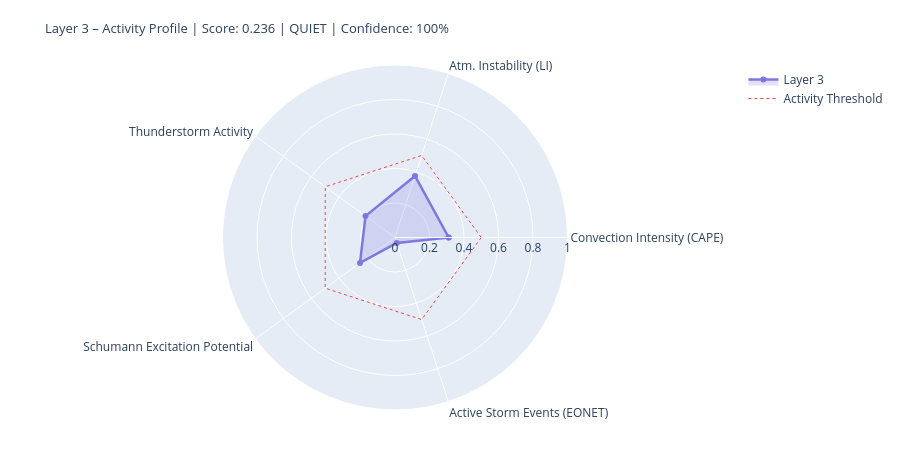

The cell this chart's notebook holds for it:
### Markdown cell above
---
## 4. State Assessment & Handoff to Layer 4/5

### Code cell
# ============================================================
# LAYER-3-SCORE
# Five dynamic components
# ============================================================

def norm(v, lo, hi):
    if v is None or (isinstance(v, float) and math.isnan(v)): return None
    return round(max(0.0, min(1.0, (v - lo) / (hi - lo))), 4)

# --- 1) Convection intensity (global CAPE mean) ---
cape_mean = df_atm['cape'].dropna().mean() if not df_atm.empty else None
conv_score = norm(cape_mean, 0, 3000)
conv_src   = 'primary' if cape_mean is not None else 'missing'

# --- 2) Atmospheric instability (LI mean) ---
li_mean   = df_atm['li'].dropna().mean() if not df_atm.empty else None
# Negative LI = unstable → higher score
instab_score = norm(-li_mean if li_mean is not None else None, -6, 6)
instab_src   = 'primary' if li_mean is not None else 'missing'

# --- 3) Thunderstorm activity (mean thunder score + WMO count) ---
thunder_mean = df_atm['thunder_score'].mean() if not df_atm.empty else None
n_thunder    = int(df_atm['thunderstorm'].sum()) if not df_atm.empty else 0
thunder_score_val = norm(
    (thunder_mean or 0) * 0.7 + n_thunder * 0.1, 0, 1.0
) if thunder_mean is not None else None
thunder_src = 'primary'

# --- 4) Schumann excitation potential (weighted Schumann contribution) ---
schumann_pot = df_atm['schumann_contribution'].mean() if not df_atm.empty else None
# Boosted by Layer-2 thunderstorm trigger
if schumann_pot is not None and l2_thunder:
    schumann_pot = min(1.0, schumann_pot * 1.2)
schumann_score = norm(schumann_pot, 0, 1.0) if schumann_pot is not None else None
schumann_src   = 'derived'

# --- 5) Storm activity (NASA EONET) ---
# Distinction: None = data not loaded, 0.0 = loaded but no events
storm_score = None
storm_src   = 'missing'
if raw.get('storms') is not None:          # API reached successfully
    storm_score = norm(len(storm_events), 0, 30) if storm_events else 0.0
    storm_src   = 'primary'

# X-Ray and Kp: context only, not in dynamic score
# (X-Ray = Layer-0/4 driver; Kp = geomagnetic index, not a lightning proxy)
xray_context = None
if raw.get('xray'):
    df_xc = pd.DataFrame(raw['xray'])
    fc = next((c for c in df_xc.columns
               if any(k in c.lower() for k in ['flux','long']) and 'time' not in c.lower()),
              df_xc.columns[1])
    df_xc[fc] = pd.to_numeric(df_xc[fc], errors='coerce')
    xray_last = df_xc[fc].dropna().iloc[-1] if not df_xc[fc].dropna().empty else None
    if xray_last:
        xray_class = ('X' if xray_last>=1e-4 else 'M' if xray_last>=1e-5
                      else 'C' if xray_last>=1e-6 else 'B')
        xray_context = {'flux': float(xray_last), 'class': xray_class}
        print(f'X-Ray context: {xray_class}-class ({xray_last:.2e} W/m²)')

# --- Aggregate ---
COMPONENTS = {
    'Convection Intensity (CAPE)':  {'score': conv_score,       'source': conv_src,    'dynamic': True},
    'Atm. Instability (LI)':         {'score': instab_score,     'source': instab_src,  'dynamic': True},
    'Thunderstorm Activity':              {'score': thunder_score_val, 'source': thunder_src, 'dynamic': True},
    'Schumann Excitation Potential':   {'score': schumann_score,   'source': schumann_src,'dynamic': True},
    'Active Storm Events (EONET)': {'score': storm_score,      'source': storm_src,   'dynamic': True},
}

available   = {k: v['score'] for k, v in COMPONENTS.items() if v['score'] is not None}
unavailable = [k for k, v in COMPONENTS.items() if v['score'] is None]
layer3_score = round(sum(available.values()) / len(available), 4) if available else None
confidence   = round(len(available) / len(COMPONENTS), 2)
level = ('unknown' if layer3_score is None
         else 'quiet'   if layer3_score < 0.3
         else 'moderate' if layer3_score < 0.6
         else 'active')
dominant_l3 = max(available, key=available.get) if available else 'none'

# --- Ausgabe ---
W = 68
print('=' * W)
print('LAYER 3 – ATMOSPHERE / WEATHER / THUNDERSTORMS – STATE ASSESSMENT')
print('=' * W)
for name, comp in COMPONENTS.items():
    s = comp['score']
    if s is not None:
        bar = '█' * int(s * 20) + '░' * (20 - int(s * 20))
        print(f'  {name:<36} {bar}  {s:.3f}  [{comp["source"]}]')
    else:
        print(f'  {name:<36} {"─" * 20}  n/a   [missing]')
print('-' * W)
print(f'  Score:        {layer3_score:.3f}  ({len(available)}/{len(COMPONENTS)} components)')
print(f'  Confidence:   {confidence:.0%}')
print(f'  Level:        {level.upper()}')
print(f'  Dominant:     {dominant_l3}')
print(f'  CAPE mean:    {cape_mean:.0f} J/kg' if cape_mean else '  CAPE mean:    n/a')
print(f'  LI mean:      {li_mean:.1f} K' if li_mean is not None else '  LI mean:      n/a')
print(f'  Thunderstorms:{n_thunder} points (WMO)  +  {len(storm_events)} NASA EONET')
print('=' * W)

# Radar
cats   = list(available.keys())
vals_r = list(available.values())
if len(cats) >= 3:
    fig = go.Figure()
    fig.add_trace(go.Scatterpolar(
        r=vals_r + [vals_r[0]], theta=cats + [cats[0]],
        fill='toself', fillcolor='rgba(127,119,221,0.22)',
        line=dict(color='#7F77DD', width=2.5), name='Layer 3'
    ))
    fig.add_trace(go.Scatterpolar(
        r=[0.5] * (len(cats)+1), theta=cats + [cats[0]],
        line=dict(color='#E24B4A', dash='dot', width=1),
        mode='lines', name='Activity Threshold'
    ))
    fig.update_layout(
        title=dict(
            text=f'Layer 3 – Activity Profile | Score: {layer3_score:.3f} | {level.upper()} | Confidence: {confidence:.0%}',
            font=dict(size=13)
        ),
        polar=dict(radialaxis=dict(visible=True, range=[0, 1])),
        height=450, showlegend=True,
        margin=dict(l=60, r=60, t=65, b=40)
    )
    fig.show()

### Figure 1 — Plotly figure (JSON) as saved in the notebook; plotly's stock layout.template omitted (floating-point values rounded to 4 significant figures)
{"data": [{"fill": "toself", "fillcolor": "rgba(127,119,221,0.22)", "line": {"color": "#7F77DD", "width": 2.5}, "name": "Layer 3", "r": [0.3113, 0.375, 0.2114, 0.2508, 0.0333, 0.3113], "theta": ["Convection Intensity (CAPE)", "Atm. Instability (LI)", "Thunderstorm Activity", "Schumann Excitation Potential", "Active Storm Events (EONET)", "Convection Intensity (CAPE)"], "type": "scatterpolar"}, {"line": {"color": "#E24B4A", "dash": "dot", "width": 1}, "mode": "lines", "name": "Activity Threshold", "r": [0.5, 0.5, 0.5, 0.5, 0.5, 0.5], "theta": ["Convection Intensity (CAPE)", "Atm. Instability (LI)", "Thunderstorm Activity", "Schumann Excitation Potential", "Active Storm Events (EONET)", "Convection Intensity (CAPE)"], "type": "scatterpolar"}], "layout": {"height": 450, "margin": {"b": 40, "l": 60, "r": 60, "t": 65}, "polar": {"radialaxis": {"range": [0, 1], "visible": true}}, "showlegend": true, "title": {"font": {"size": 13}, "text": "Layer 3 – Activity Profile | Score: 0.236 | QUIET | Confidence: 100%"}}}
